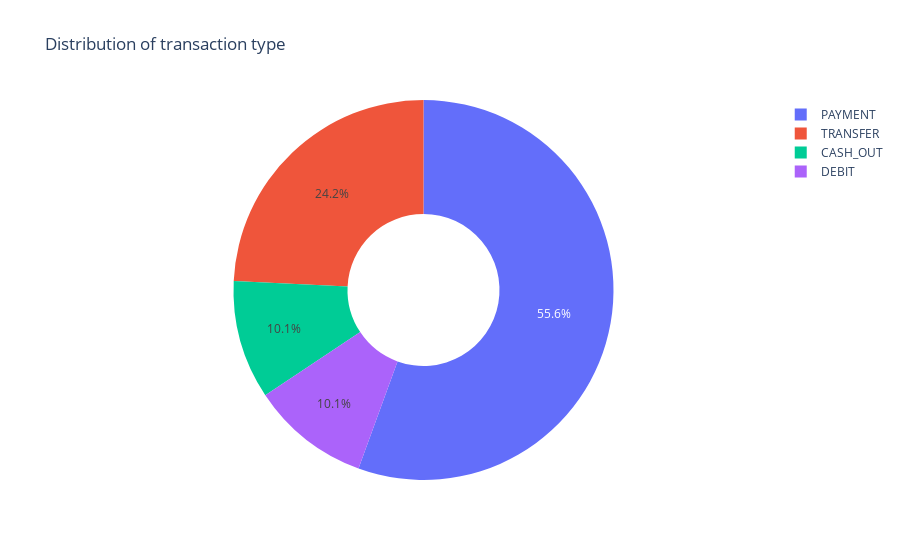

Here is the notebook cell this chart was saved with:
### Code cell
px.pie(df,values=quantity,names=transaction,hole=0.4,title="Distribution of transaction type")

### Figure 1 — Plotly figure (JSON) as saved in the notebook; plotly's stock layout.template omitted (floating-point values rounded to 4 significant figures)
{"data": [{"domain": {"x": [0, 1], "y": [0, 1]}, "hole": 0.4, "hovertemplate": "label=%{label}<br>value=%{value}<extra></extra>", "labels": ["PAYMENT", "TRANSFER", "CASH_OUT", "DEBIT"], "legendgroup": "", "name": "", "showlegend": true, "type": "pie", "values": [55, 24, 10, 10]}], "layout": {"legend": {"tracegroupgap": 0}, "title": {"text": "Distribution of transaction type"}}}
